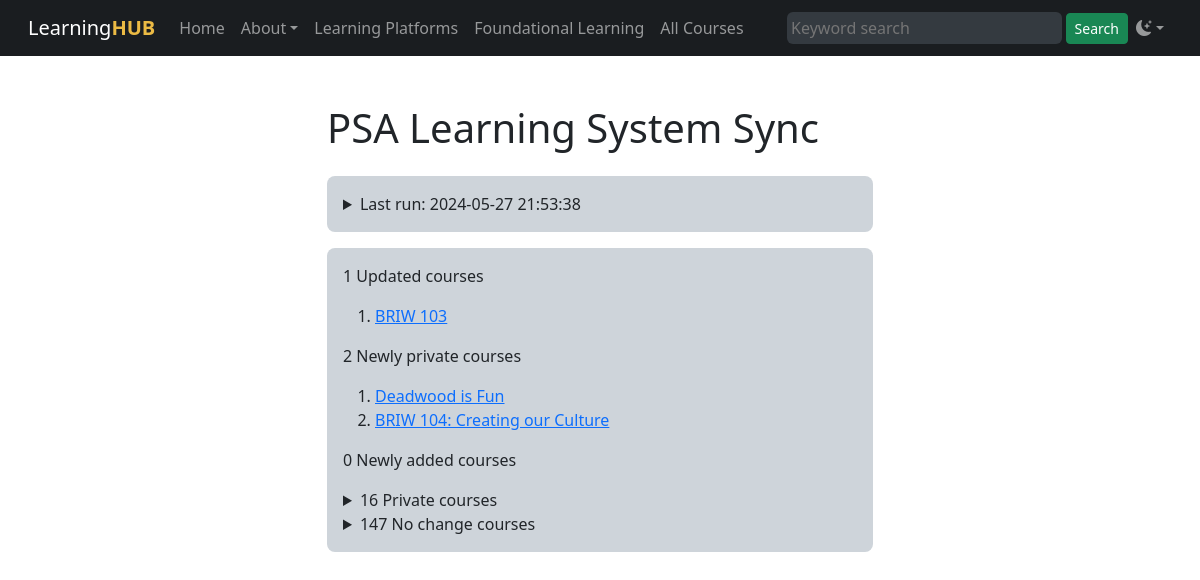
The app's page /platform_sync_psals.php, older data.
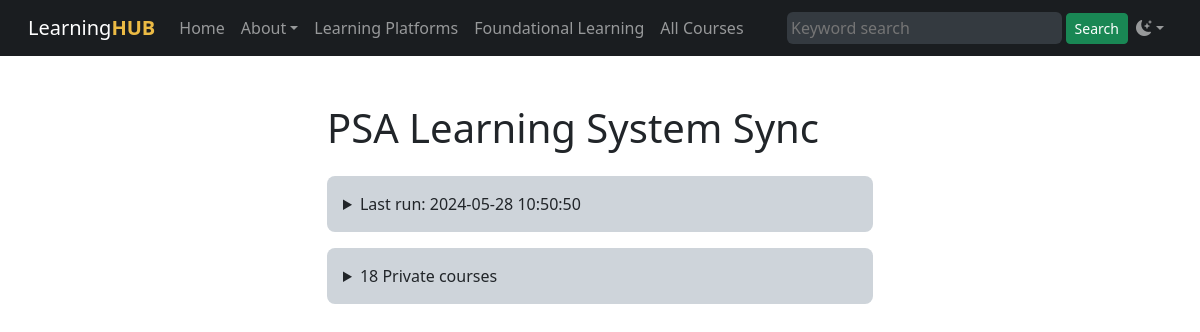
The same page, newer data.
### tables this page shows
CREATE TABLE "platform_syncs" (
    "id" INTEGER PRIMARY KEY AUTOINCREMENT NOT NULL,
    "created" DATETIME,
    "platform_id" INTEGER,
    "hash" TEXT,
    "result" VARCHAR,
    FOREIGN KEY(platform_id) REFERENCES learning_platforms(id)
    );

CREATE TABLE "courses" (
    "id" INTEGER PRIMARY KEY AUTOINCREMENT NOT NULL,
    "status" VARCHAR NOT NULL,
    "sortorder" INTEGER,
    "name" VARCHAR NOT NULL,
    "slug" VARCHAR,
    "description" VARCHAR NOT NULL,
    "created" DATETIME NOT NULL,
    "modified" DATETIME,
    "expiry_date" DATETIME,
    "user_idir" VARCHAR,
    "course_id" INTEGER,
    "weight" INTEGER,
    "url" VARCHAR,
    "keywords" VARCHAR,
    "refresh_cycle" TEXT,
    "partner_id" INTEGER,
    "platform_id" INTEGER,
    "dmethod_id" INTEGER,
    "group_id" INTEGER,
    "audience_id" INTEGER,
    "topic_id" INTEGER,
    FOREIGN KEY(partner_id) REFERENCES learning_partners(id),
    FOREIGN KEY(platform_id) REFERENCES learning_platforms(id),
    FOREIGN KEY(dmethod_id) REFERENCES delivery_methods(id),
    FOREIGN KEY(group_id) REFERENCES groups(id),
    FOREIGN KEY(audience_id) REFERENCES audiences(id),
    FOREIGN KEY(topic_id) REFERENCES topics(id)
);

### platform_sync_psals.php (the view, shortened to what this page needs)
<?php
$db = new SQLite3('courses.sqlite', SQLITE3_OPEN_CREATE | SQLITE3_OPEN_READWRITE);
$db->enableExceptions(true);
$syncsql = 'SELECT "created", "platform_id", "hash", "result" FROM "platform_syncs" ORDER BY "created" DESC LIMIT 1';
$statement = $db->prepare($syncsql);
$result = $statement->execute();
$row = $result->fetchArray();
$lastrun = $row['created'];
$lasthash = $row['hash'];
$url = 'platforms/psa-learning-system.json';
$f = file_get_contents($url);
$hash = md5($f);
if($lasthash != $hash):
    $feed = json_decode($f);
    $feedindex = [];
    foreach($feed->items as $feedcourse) {
        if(!empty($feedcourse->_course_id)) {
            array_push($feedindex, $feedcourse->_course_id);
        }
    }
    $sql = 'SELECT
                c.id AS cid,
                c.name AS cname,
                c.slug AS cslug,
                c.created AS ccreated,
                c.status AS cstatus,
                c.description AS cdesc,
                c.course_id AS courseid,
                c.url AS curl,
                c.keywords AS ckeys,
                dm.name AS dmname,
                dm.id AS dmid,
                g.name AS groupname,
                g.id AS groupid,
                a.name AS audiencename,
                a.id AS audienceid,
                top.name AS topicname,
                top.id AS topicid,
                pa.name AS partnername,
                pa.id AS partnerid,
                plat.name AS platformname,
                plat.id AS platformid
            FROM
                courses c
            JOIN delivery_methods dm ON dm.id = c.dmethod_id
            JOIN groups g ON g.id = c.group_id
            JOIN audiences a ON a.id = c.audience_id
            JOIN topics top ON top.id = c.topic_id
            JOIN learning_partners pa ON pa.id = c.partner_id
            JOIN learning_platforms plat ON plat.id = c.platform_id
            WHERE
                c.platform_id = 2
            ORDER BY
                c.created DESC;';
    $statement = $db->prepare($sql);
    $result = $statement->execute();
    $courseindex = [];
    $updatedcourses = [];
    $privatecourses = [];
    $newlyprivatecourses = [];
    $nochangecourses = [];
    while ($row = $result->fetchArray()):
        array_push($courseindex, $row['courseid']);
        if(in_array($row['courseid'], $feedindex)) {
            foreach($feed->items as $f) {
                if(!empty($f->_course_id)) {
                    if($f->_course_id == $row['courseid']) {
                        $feedcourse = $f;
                    }
                }
            }
            $courseupdated = 0;
            if($feedcourse->title != $row['cname']) {
                $row['cname'] = $feedcourse->title;
                $courseupdated = 1;
            }
            if($courseupdated == 1) {
                array_push($updatedcourses,[$row['cid'],$row['cname']]);
            } else {
                array_push($nochangecourses,[$row['cid'],$row['cname']]);
            }
        } else {
            if($row['cstatus'] != 'private') {
                array_push($newlyprivatecourses,[$row['cid'],$row['cname']]);
            } else {
                array_push($privatecourses,[$row['cid'],$row['cname']]);
            }
        }
    endwhile;
    $newlyaddedcourses = [];
else:
    $statement = $db->prepare('SELECT * FROM courses WHERE status = "private";');
    $privatecourses = $statement->execute();
    $allprivate = [];
    while ($row = $privatecourses->fetchArray()):
        array_push($allprivate,$row);
    endwhile;
endif;
?>
<?php require('template/header.php') ?>
<?php require('template/nav.php') ?>
<div class="container">
<div class="row justify-content-md-center">
<div class="col-md-6">
<h1 class="mb-4">PSA Learning System Sync</h1>
<details class="p-3 mb-3 bg-dark-subtle rounded-3">
    <summary>Last run: <?= $lastrun ?> </summary>
</details>
<div class="p-3 mb-3 bg-dark-subtle rounded-3">
<?php if($lasthash != $hash): ?>
<div><?= count($updatedcourses) ?> Updated courses </div>
<ol class="mt-3">
<?php foreach($updatedcourses as $uc): ?>
    <li><a href="course.php?cid=<?= $uc[0] ?>"><?= $uc[1] ?></a></li>
<?php endforeach ?>
</ol>
<div><?= count($newlyprivatecourses) ?> Newly private courses</div>
<ol class="mt-3">
<?php foreach($newlyprivatecourses as $npc): ?>
    <li><a href="course.php?cid=<?= $npc[0] ?>"><?= $npc[1] ?></a></li>
<?php endforeach ?>
</ol>
<div><?= count($newlyaddedcourses) ?> Newly added courses</div>
<details>
    <summary><?= count($privatecourses) ?> Private courses </summary>
</details>
<details>
    <summary><?= count($nochangecourses) ?> No change courses</summary>
</details>
<?php else:  ?>
<details>
    <summary><?php echo count($allprivate) ?> Private courses</summary>
</details>
<?php endif ?>
</div>
</div>
</div>
</div>
<?php require('template/footer.php') ?>

Row changes from the older to the newer data that the page shows:
removed platform_syncs: created "2024-05-27 21:53:38"
no longer on this page (row edited): courses: name "Deadwood is Fun"
no longer on this page (row edited): courses: name "BRIW 104: Creating our Culture"
added platform_syncs: created "2024-05-28 10:50:50"
Text that changed along with them:
count($allprivate): (not shown) → "18"
count($updatedcourses): "1" → (not shown)
count($newlyprivatecourses): "2" → (not shown)
count($newlyaddedcourses): "0" → (not shown)
count($privatecourses): "16" → (not shown)
count($nochangecourses): "147" → (not shown)
text no longer shown: "Updated courses Newly private courses Newly added courses No change courses"
list line gone: "BRIW 103"
